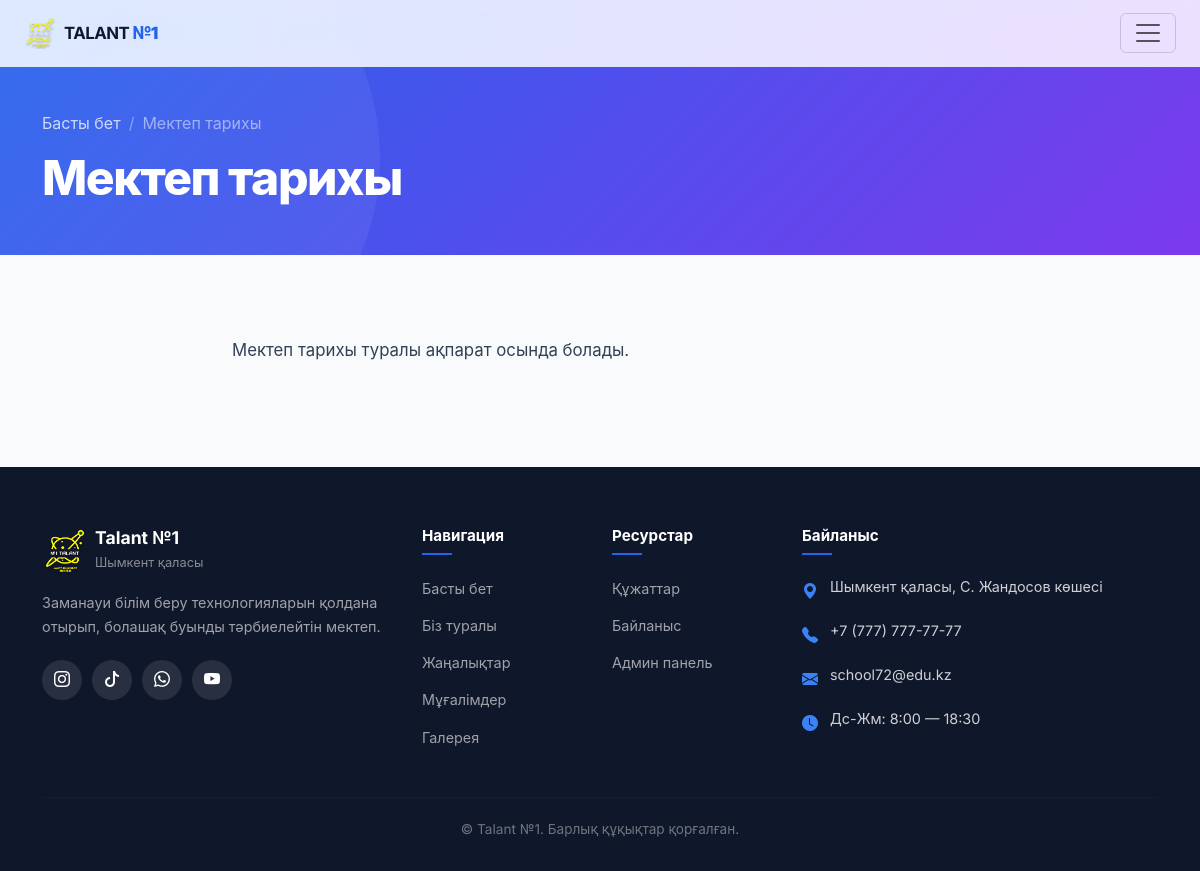
/page/history/, run on the app's committed database.
### app/models.py (models this page shows, shortened)
class Page(models.Model):
    title = models.CharField('Тақырыбы', max_length=200)
    slug = models.SlugField('URL', max_length=220, unique=True, blank=True)
    content = models.TextField('Мазмұны')
    image = models.ImageField('Сурет', upload_to='pages/', blank=True, null=True)
    updated_at = models.DateTimeField('Жаңартылған уақыты', auto_now=True)
    class Meta:
        verbose_name = 'Бет'
        verbose_name_plural = 'Беттер'

### app/views.py (the view)
# urls.py: path('page/<slug:slug>/', views.static_page, name='static_page'),
def static_page(request, slug):
    page = get_object_or_404(Page, slug=slug)
    return render(request, 'static_page.html', {'page': page})

### app/context_processors.py (called while the page is built)
def clubs_processor(request):
    try:
        return {
            'nav_clubs': Club.objects.all().order_by('order', 'name')
        }
    except:
        return {'nav_clubs': []}

### app/templates/static_page.html (shortened to what this page needs)
{% extends 'base.html' %}
{% block content %}
<section class="page-header page-header-sm">
  <div class="container">
    <nav aria-label="breadcrumb" data-aos="fade-down">
      <ol class="breadcrumb">
        <li class="breadcrumb-item"><a href="{% url 'app:index' %}">Басты бет</a></li>
        <li class="breadcrumb-item active">{{ page.title }}</li>
      </ol>
    </nav>
    <h1 class="page-header-title" data-aos="fade-up">{{ page.title }}</h1>
  </div>
</section>
<section class="section-padding">
  <div class="container">
    <div class="row justify-content-center">
      <div class="col-lg-8" data-aos="fade-up">
        <div class="page-content">
          {{ page.content|linebreaks }}
        </div>
      </div>
    </div>
  </div>
</section>
{% endblock %}

### app/static/css/style.css (style rules this page uses)
:root { --primary: #2563eb; --primary-dark: #1d4ed8; --primary-light: #3b82f6; --primary-bg: #eff6ff; --accent: #f59e0b; --accent-dark: #d97706; --dark: #0f172a; --dark-soft: #1e293b; --text: #334155; --text-light: #64748b; --text-muted: #94a3b8; --border: #e2e8f0; --bg: #f8fafc; --white: #ffffff; --gradient: linear-gradient(135deg, #2563eb 0%, #7c3aed 100%); --gradient-warm: linear-gradient(135deg, #f59e0b 0%, #ef4444 100%); --shadow-sm: 0 1px 3px rgba(0, 0, 0, .06), 0 1px 2px rgba(0, 0, 0, .04); --shadow: 0 4px 6px rgba(0, 0, 0, .04), 0 2px 4px rgba(0, 0, 0, .06); --shadow-md: 0 10px 25px rgba(0, 0, 0, .08); --shadow-lg: 0 20px 50px rgba(0, 0, 0, .12); --shadow-primary: 0 10px 30px rgba(37, 99, 235, .25); --radius: 12px; --radius-lg: 20px; --radius-full: 50px; --transition: all .3s cubic-bezier(.4, 0, .2, 1); }
*, *::before, *::after { margin: 0; padding: 0; box-sizing: border-box; }
html { scroll-behavior: smooth; scroll-padding-top: 80px; }
body { font-family: 'Inter', -apple-system, BlinkMacSystemFont, sans-serif; color: var(--text); background: var(--bg); line-height: 1.7; -webkit-font-smoothing: antialiased; overflow-x: hidden; }
a { text-decoration: none; color: var(--primary); transition: var(--transition); }
.section-padding { padding: 80px 0; }
.page-header { background: var(--gradient); padding: 130px 0 60px; color: var(--white); position: relative; overflow: hidden; }
.page-header::before { content: ''; position: absolute; bottom: -60%; left: -10%; width: 500px; height: 500px; background: rgba(255, 255, 255, .06); border-radius: 50%; }
.page-header-sm { padding: 110px 0 40px; }
.page-header .breadcrumb { background: none; padding: 0; margin-bottom: 12px; }
.page-header .breadcrumb-item a { color: rgba(255, 255, 255, .75); }
.page-header .breadcrumb-item.active { color: rgba(255, 255, 255, .5); }
.page-header .breadcrumb-item+.breadcrumb-item::before { color: rgba(255, 255, 255, .4); }
.page-header-title { font-size: clamp(2rem, 4vw, 3rem); font-weight: 800; letter-spacing: -.03em; margin-bottom: 8px; }
.page-content { font-size: 1.05rem; line-height: 1.9; color: var(--text); }
.page-content p { margin-bottom: 20px; }

### data on the page
Page: title "Мектеп тарихы", content "Мектеп тарихы туралы ақпарат осында болады."
